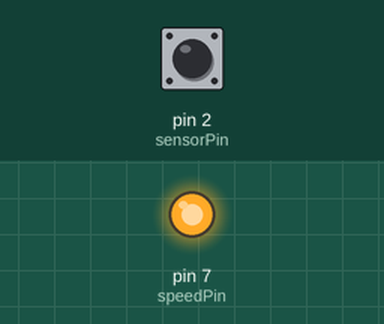
This sketch was run on a simulated Arduino Uno, built with avr-gcc and run on an emulated ATmega328P. Parts: output pins drawn as LEDs (lit = HIGH). The test bench sets the inputs (shaded band); at power-on: pin 2 (sensorPin) HIGH.

Above: at 1.2 s.
1.3 s: pin 2 (sensorPin) pulsed LOW 2 times (0.12 s each, 0.3 s apart)
At 2.1 s:
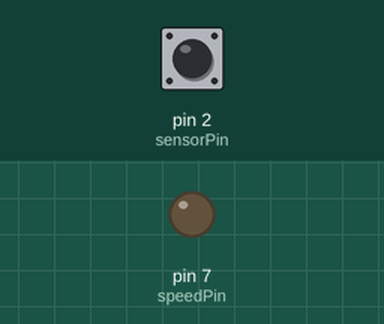
3.4 s: pin 2 (sensorPin) driven LOW
At 3.8 s:
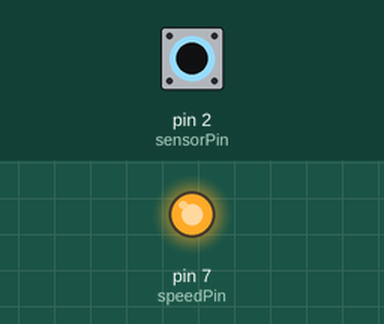
4.9 s: pin 2 (sensorPin) driven HIGH
At 6.2 s:
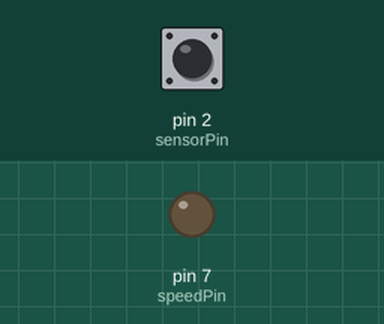
Timing chart, 0 to 7.9 s (numbered marks = the images above; inputs shaded):
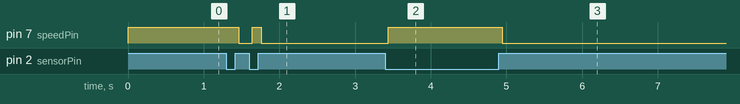

Measured:
- after the input at 1.3 s, pin 7 (speedPin): HIGH → LOW after 0.16 s, → HIGH 0.18 s later, → LOW 0.12 s later
- after the input at 3.4 s, pin 7 (speedPin): LOW → HIGH at once
- after the input at 4.9 s, pin 7 (speedPin): HIGH → LOW at once

The sketch:

schmitt_analogref_sketch_dec28a.ino
```cpp
// constants won't change. They're used here to
// set pin numbers:
const int sensorPin = 2;     // the sensor input pin
const int speedPin = 7;      // the modified sensor output pin

// Variables will change:
int speedState = HIGH;       // the current state of the output pin
int sensorState = HIGH;      // the current reading from the input pin
int lastsensorState = LOW;   // the previous reading from the input pin

void setup() {
  // put your setup code here, to run once:

  pinMode(sensorPin, INPUT);
  pinMode(speedPin, OUTPUT);

  // set initial speed state
  digitalWrite(speedPin, speedState);

  // turn on pull-up to sensor pin state
  digitalWrite(sensorPin, sensorState);

  // external reference from eBike power circuit
  analogReference(EXTERNAL);

}

void loop() {
  // put your main code here, to run repeatedly:
  //Variables for RC-Schmitt Trigger emulator debounce algorithm
uint8_t y_old=0, temp=0;
boolean buttonPressed = false;

  //Sensor polling loop
  while(true){

    //Grab pin state
    boolean pinState = PIND & ( 1 << 2 ); //Reading pin state  directly off register (pin PD2 / digital 2)
    pinState = !pinState; // The sensor grounds the pin, which is otherwise pulled high, so we flip it
                          // to achieve TRUE = sensor


    //This is the "RC circuit" part of the emulator, a recursive low-pass filter of recent pin states
    //Equation: y_old = (pinState * 0.25) + (y_old * 0.75)

    //First we get (y_old * 0.75)
    temp = (y_old >> 2);     //Bitwise operation for (y_old / 4)
    y_old -= temp;           // y_old - (y_old/4) is equivalent to (y_old * 0.75)

        //Second we add (pinState * 0.25) to y_old, but only if pinState is 1 (since otherwise the product is 0)
        //Note that we are actually adding 63 rather than (1*0.25). This is because we are using a byte
        //to represent the pin state in the equation for the purpose of having sufficient resolution to
        //later apply the hysteresis of the virtual Schmitt trigger. 63 is the integer result of multiplying
        //255 (maximum 8-bit number) by 0.25.
    if(pinState) y_old += 0x3f;  //0x3f is hex for 63


    //This is the Schmitt trigger part of the algorithm. Note the hysteresis -- different thresholds for
    //detecting button-down and button-up
        //Thresholds are 240 (for a valid sensor read low) and 15 (for a valid sensor read high) [out of 255]
        //(These may be tuned to the particular sensor being debounced)
    if( (y_old > 0xf0) && (!buttonPressed) ){  //This means a real sensor low transition has occurred
        buttonPressed = true;
       // add in a debug sequence here later
        PORTD |= ( 1 << 7);  //This puts a high signal to digital port 7
    }
    else if( (y_old < 0x0f) && (buttonPressed) ){  //This means a real sensor high transition has occurred
        buttonPressed = false;
        PORTD &= ~(1 << 7); //This turns off the the signal to digital port 7)
    }

    delay(4); //The algorithm specifies that the above routine be called by a timer interrupt every
              //4-5 ms. With the default Schmitt thresholds of 0x0f (15) and 0xf0 (240), a delay of 4 ms
              //here results in a debouncing period of approximately 50 ms (it is not exact because
              //this is not a pure timing algorithm, so depending on actual bounce, the period may vary
              //somewhat
}
}
```
